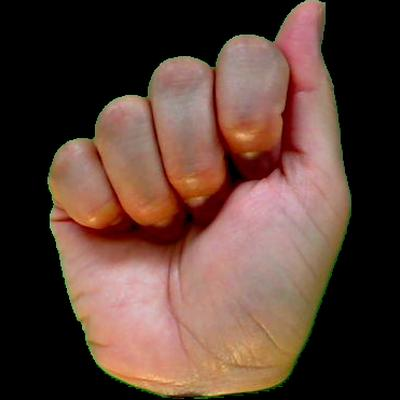
#> input picture k-NN-Computer_Vision/asl_alphabet_minimal/a/hand2_a_bot_seg_2_cropped.jpeg, 400 x 400 px; its folder holds only this picture in this run
$ jupyter execute --allow-errors utumufigri.ipynb
#> lines starting #> are read from the running program, lines starting #| are printed output that depends on the picture; after the words box and inside, x2 and y2 are one past the last pixel; in counts of white or black regions, pixels touching at a corner belong together
[cell 1]
import os
import cv2
import numpy as np
import shutil
from sklearn.neighbors import KNeighborsClassifier
from sklearn.model_selection import train_test_split
from sklearn.metrics import accuracy_score
from math import cos, sin, radians
import matplotlib.pyplot as plt
import random
from sklearn.metrics import accuracy_score, classification_report

[cell 2]
# Load dataset using OpenCV

def load_dataset(dataset_path):
#> called with dataset_path = 'asl_alphabet_minimal'
    images = []
    labels = []
    for label in sorted(os.listdir(dataset_path)):
        subfolder = os.path.join(dataset_path, label)

        for filename in os.listdir(subfolder):
            file_path = os.path.join(subfolder, filename)
            img = cv2.imread(file_path)
#> img is the input picture: shape (400, 400, 3); mean B, G, R 53.4, 63.1, 89.2
            images.append(img)
            labels.append(label)  #use the subfolder name as label
#> pass 2 of the loop in load_dataset, `for label in sorted(os.listdir(dataset_path)):`:
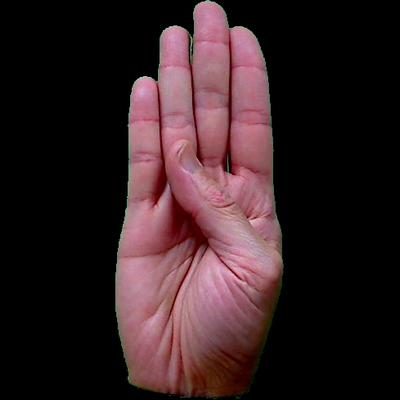
#> input picture k-NN-Computer_Vision/asl_alphabet_minimal/b/hand1_b_dif_seg_5_cropped.jpeg, 400 x 400 px
#> in load_dataset, img is the input picture: shape (400, 400, 3); mean B, G, R 34.9, 31.9, 50.2

    return images, labels
train_path = "asl_alphabet_minimal"
X_train, y_train = load_dataset(train_path)
#> X_train = 2 items; y_train = ['a', 'b']

print("Train images:", len(X_train))
#| Train images: 2
print("train labels:", len(y_train))
#| train labels: 2

[cell 3]
#Transform RGB images into binary masks and crop them

dataset_path = "asl_alphabet_minimal"
output_path = "asl_alphabet_mask_cropped"

#clean output directory
if os.path.exists(output_path):
    shutil.rmtree(output_path)
os.makedirs(output_path, exist_ok=True)

#Function to create mask from non-black pixels
def create_mask(img_bgr, threshold=10):
#> called with threshold = 10
    gray = cv2.cvtColor(img_bgr, cv2.COLOR_BGR2GRAY)
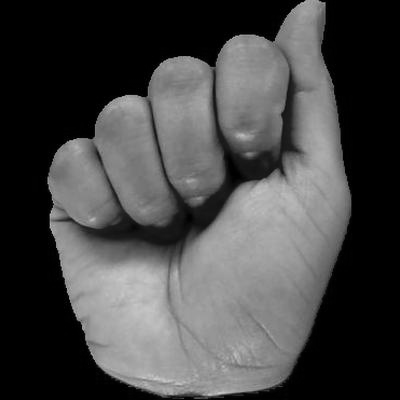
#> gray: shape (400, 400); min 0, max 204, mean 69.8
    mask = np.where(gray > threshold, 255, 0).astype(np.uint8)
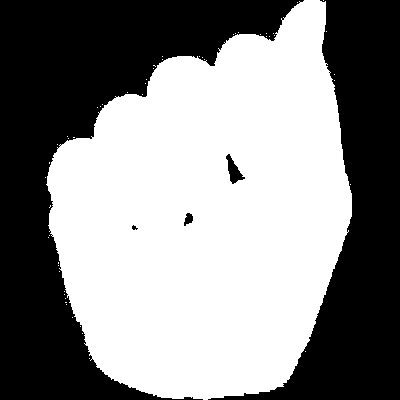
#> mask: shape (400, 400); 54.2% white; 5 black regions (1 under 20 px), largest, box (x1, y1, x2, y2) and area: (0, 0, 304, 400) 43880, (208, 0, 400, 400) 29072, (226, 154, 245, 184) 248, (184, 213, 193, 226) 76
    return mask

#for each letter create a folder in the output path and process images
letters = sorted(os.listdir(dataset_path))
for letter in letters:
    folder = os.path.join(dataset_path, letter)
    if not os.path.isdir(folder):
        continue

    out_folder = os.path.join(output_path, letter)
    os.makedirs(out_folder, exist_ok=True)

    for filename in os.listdir(folder):
        img_path = os.path.join(folder, filename)
        img = cv2.imread(img_path)
        if img is None:
            continue

        mask = create_mask(img) #create the mask
        ys, xs = np.where(mask > 0) #find non-black pixels

        if len(xs) == 0 or len(ys) == 0:
            continue

        x0, x1 = xs.min(), xs.max() #minimum and maximum x of white pixels
#> x0 = 45; x1 = 351
        y0, y1 = ys.min(), ys.max() #minimum and maximum y of white pixels
#> y0 = 0; y1 = 399

        crop_mask = mask[y0:y1+1, x0:x1+1] #Mask crop to only significant pixels
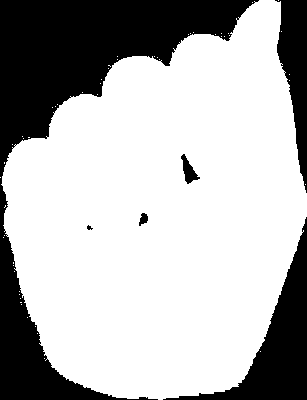
#> crop_mask: shape (400, 307); 70.6% white; 6 black regions (1 under 20 px), largest, box (x1, y1, x2, y2) and area: (0, 0, 259, 400) 25880, (163, 217, 307, 400) 6543, (275, 0, 307, 193) 3329, (181, 154, 200, 184) 248, (139, 213, 148, 226) 76

        out_mask_path = os.path.join(out_folder, filename) #save the cropped mask in the output directory
        cv2.imwrite(out_mask_path, crop_mask)
#> pass 2 of the loop `for letter in letters:`:
#> in create_mask (call 2), `mask = np.where(gray > threshold, 255, 0).astype(np.uint8)`:
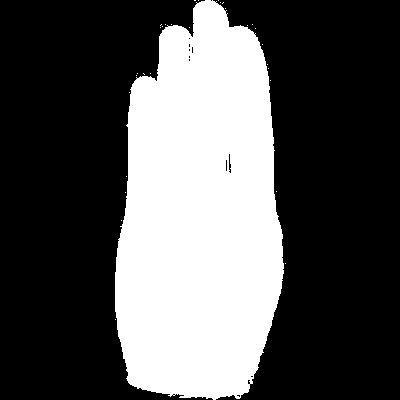
#> mask: shape (400, 400); 33.3% white; 31 white regions (30 under 20 px), largest, box (x1, y1, x2, y2) and area: (115, 0, 284, 400) 53229
#> x0 = 115; x1 = 285
#> `crop_mask = mask[y0:y1+1, x0:x1+1]`:
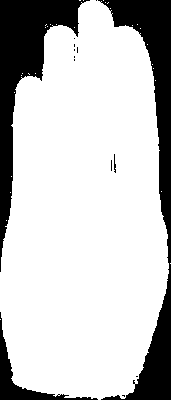
#> crop_mask: shape (400, 171); 77.9% white; 14 black regions (10 under 20 px), largest, box (x1, y1, x2, y2) and area: (98, 0, 171, 400) 7424, (0, 0, 90, 272) 6432, (0, 312, 98, 400) 1222, (114, 154, 116, 173) 25

[cell 4]
#Function to extract hand contour. Contour points are:
# white pixels with at least one black neighbor
# or
# white pixels on the image border

# [61 lines left out: functions extract_contour, compute_radial_distances, not called in this run]

[cell 5]
#load the masks cropped and generate the features for k-NN
dataset_path = "asl_alphabet_mask_cropped"

X = []
y = []

saved_examples = [] #for visualization
MAX_SHOW = 4

for label in sorted(os.listdir(dataset_path)):
    folder = os.path.join(dataset_path, label)
    if not os.path.isdir(folder):
        continue

    for filename in os.listdir(folder):
        img_path = os.path.join(folder, filename)
        mask = cv2.imread(img_path, cv2.IMREAD_GRAYSCALE)
        if mask is None:
            continue

        contour = extract_contour(mask)
        if len(contour) == 0: #no contour found
            continue

        signature, center_is_black = compute_radial_distances(
            mask, contour, num_angles=360
        )

        if center_is_black: #center pixel is black so our features are not reliable
            continue

        if not center_is_black and len(saved_examples) < MAX_SHOW and random.random() < 0.05:
            saved_examples.append((mask, contour))

        X.append(signature)
        y.append(label)
#> pass 2 of the loop `for label in sorted(os.listdir(dataset_path)):`:
